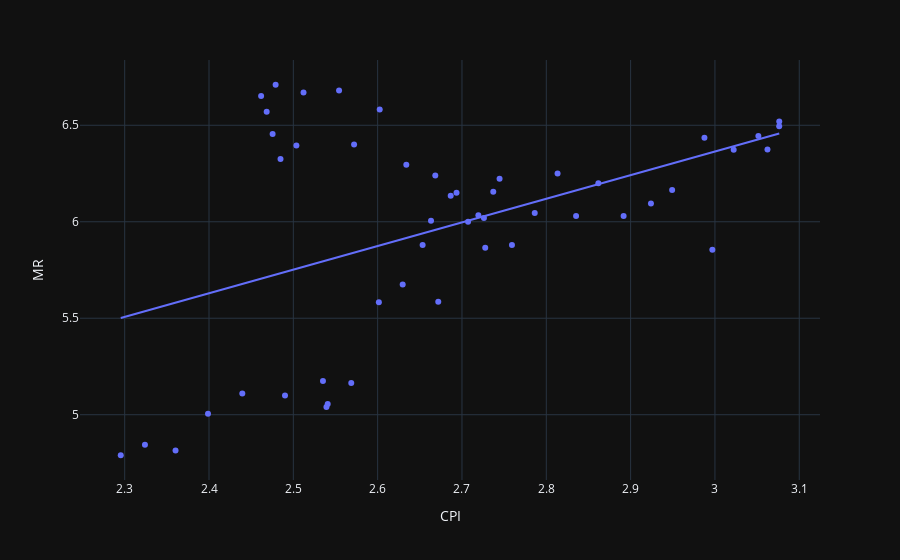

Source (notebook cell):
### Markdown cell above
### Without categorical features

### Code cell
import plotly.express as px
fig = px.scatter(df, x='CPI', y='MR', trendline='ols')

fig
